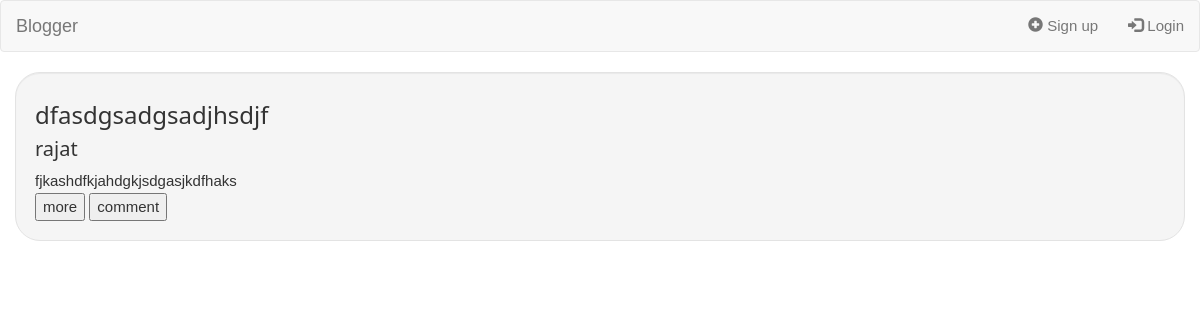
Before: / with the older database file.
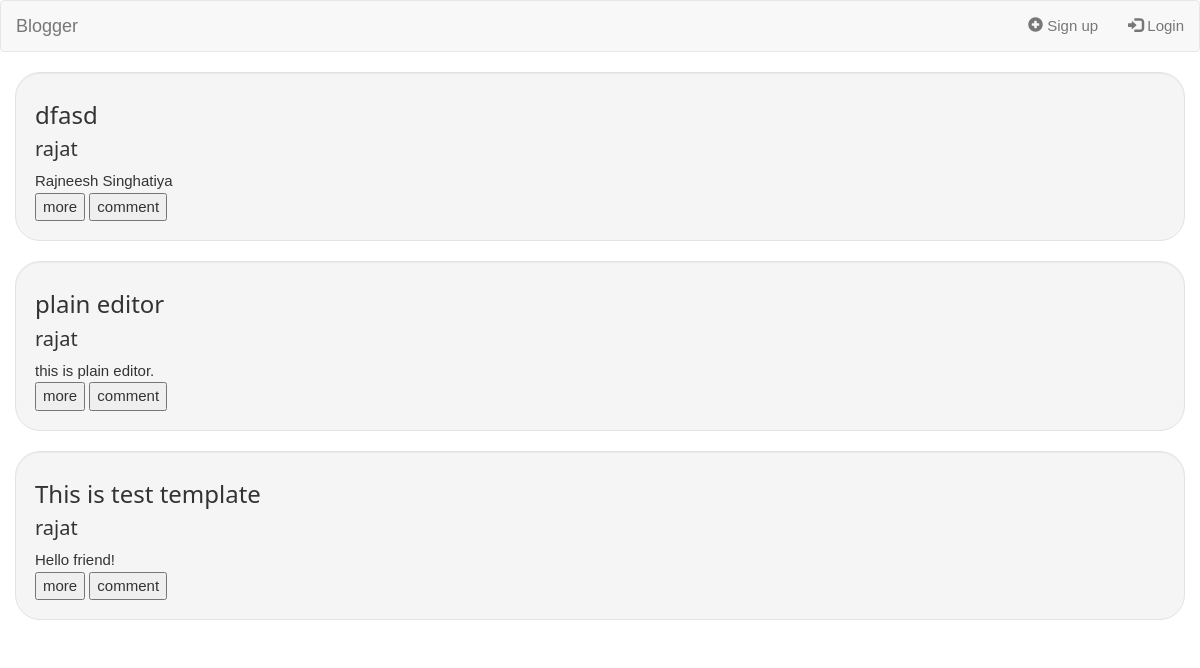
After: the same page with the newer database file.
### tables this page shows
CREATE TABLE blog_detail (
    blog_id integer PRIMARY KEY AUTOINCREMENT,
    user_name text NOT NULL,
    title text NOT NULL,
    content text NOT NULL,
    date text NOT NULL,
    published BOOLEAN NOT NULL,
    FOREIGN KEY (user_name) 
    REFERENCES user_details (username));

### app/__init__.py (the view)
@app.route('/')
def index():
   blogs_sent = dbHandler.getAll()
   if 'username' in session:
       return render_template("index.html", logged_in = True,  username=session['username'], blogs=blogs_sent)
   else:
       return render_template("index.html", logged_in = False,  username=None, blogs=blogs_sent)

### app/models.py (called while the page is built)
def getAll():
  msg = "Records were fetched successfully"
  try:
    with sql.connect("database.db") as con:
      con.row_factory = sql.Row
      cur = con.cursor()
      cur.execute("select * from blog_detail")
      rows = cur.fetchall()
      user=[]
      for row in rows:
           user.append(row)
      return (user)
  except:
      print "connection failed"
      return ([], "connection failed")

### app/templates/index.html (shortened to what this page needs)
{%extends 'base.html' %}
{% block nav_right %}
    {%if logged_in %}
      <li><a href="/admin"><span class="glyphicon glyphicon-user"></span> {{username}}</a></li>
    {%else%}
    <li><a href="/register"><span class="glyphicon glyphicon-plus-sign"></span> Sign up</a></li>
      <li><a href="/login"><span class="glyphicon glyphicon-log-in"></span> Login</a></li>
    {%endif%}
{% endblock %}
{%block content%}
{%if logged_in%}
<div class="container">
  <div class="row content">
  {% for post in blogs %}
    <hr>
    <!-- <h2>{{post.title}}</h2>
    <h5><span class="glyphicon glyphicon-time"></span>{{post.date}}</h5>
    <p id='blog{{post.blog_id}}' style="overflow:hidden;max-height: 100px;display: block;">{{post.content | safe }}</p>
    <button class="btn btn-secondary"onClick="{if(this.textContent=='more'){document.getElementById('blog{{post.blog_id}}').style.maxHeight='none';this.textContent='less';}else{document.getElementById('blog{{post.blog_id}}').style.maxHeight='300px';this.textContent='more';}}" >more</button> -->
    <h3>{{ post.title }}</h3>
    <h4>{{ post.user_name }}</h4>
    <div id='blog{{post.blog_id}}' style="display:block;max-height:200px; overflow: hidden;">{{ post.content | safe }}</div>
<button onClick="{if(this.textContent=='more'){document.getElementById('blog{{post.blog_id}}').style.maxHeight='none';this.textContent='less';}else{document.getElementById('blog{{post.blog_id}}').style.maxHeight='200px';this.textContent='more';}}" >more</button>
<button id='comment' onclick="{var div =document.getElementById('comment{{post.blog_id}}');if(div.style.display=='none'){div.style.display='block';get_comment('{{post.blog_id}}')}else{div.style.display='none'}}">comment</button>
<div style="display:none;" id='comment{{post.blog_id}}'>
</div>
    <br><br>
  {% endfor %}
  </div>
  </div>{%else%}
  <div class="container">
  <div class="row content">
  {% for post in blogs %}
  <div id="initial" class="well">
        <h3>{{ post.title }}</h3>
        <h4>{{ post.user_name }}</h4>
        <div id='blog{{post.blog_id}}' style="display:block;max-height:200px; overflow: hidden;">{{ post.content | safe }}</div>
    <button onClick="{if(this.textContent=='more'){document.getElementById('blog{{post.blog_id}}').style.maxHeight='none';this.textContent='less';}else{document.getElementById('blog{{post.blog_id}}').style.maxHeight='200px';this.textContent='more';}}" >more</button>
    <button id='comment' onclick="{var div =document.getElementById('comment{{post.blog_id}}');if(div.style.display=='none'){div.style.display='block';get_comment('{{post.blog_id}}')}else{div.style.display='none'}}">comment</button>
</div>
  {% endfor %}
  </div>
  </div>
{%endif%}
{% endblock %}

### app/templates/base.html (shortened to what this page needs)
{% extends "bootstrap/base.html"%}
{% block styles %}
{{super()}}
<link rel="stylesheet"
      href="{{url_for('.static', filename='main.css')}}">
<link rel="stylesheet"
      href="{{url_for('.static', filename='css/w3.css')}}">
<link rel="stylesheet"
      href="{{url_for('.static', filename='css/font-awesome.min.css')}}">
{% endblock %}
{% block navbar %}
  <nav class="navbar navbar-default">
    <div class="container-fluid">
      <div class="navbar-header">
        <a class="navbar-brand" href="/">Blogger</a>
      </div>
      <ul class="nav navbar-nav navbar-right">
          {% block nav_right %} {% endblock %}
      </ul>
    </div>
  </nav>
{% endblock %}

### app/static/main.css (style rules this page uses)
.row.content { height: fit-content }
body { background-image: "./background.png"; }
#initial { border-radius: 25px; -moz-animation: fadein 2s; animation: fadein 2s; }

### app/static/css/w3.css (style rules this page uses)
html { box-sizing:border-box }
*,*:before,*:after { box-sizing:inherit }
html { -ms-text-size-adjust:100%;-webkit-text-size-adjust:100% }
body { margin:0 }
article,aside,details,figcaption,figure,footer,header,main,menu,nav,section,summary { display:block }
a { background-color:transparent;-webkit-text-decoration-skip:objects }
button,input,select,textarea { font:inherit;margin:0 }
button,input { overflow:visible }
button,select { text-transform:none }
button,html [type=button],[type=reset],[type=submit] { -webkit-appearance:button }
html,body { font-family:Verdana,sans-serif;font-size:15px;line-height:1.5 }
html { overflow-x:hidden }
h3 { font-size:24px }
h4 { font-size:20px }
h1,h2,h3,h4,h5,h6 { font-family:"Segoe UI",Arial,sans-serif;font-weight:400;margin:10px 0 }
a { color:inherit }

Changed rows visible on the page:
removed blog_detail: title "dfasdgsadgsadjhsdjf", user_name "rajat", content "fjkashdfkjahdgkjsdgasjkdfhaks"
added blog_detail: title "dfasd", user_name "rajat", content "Rajneesh Singhatiya"
added blog_detail: title "plain editor", user_name "rajat", content "this is plain editor."
added blog_detail: title "This is test template", user_name "rajat", content "Hello friend!"
